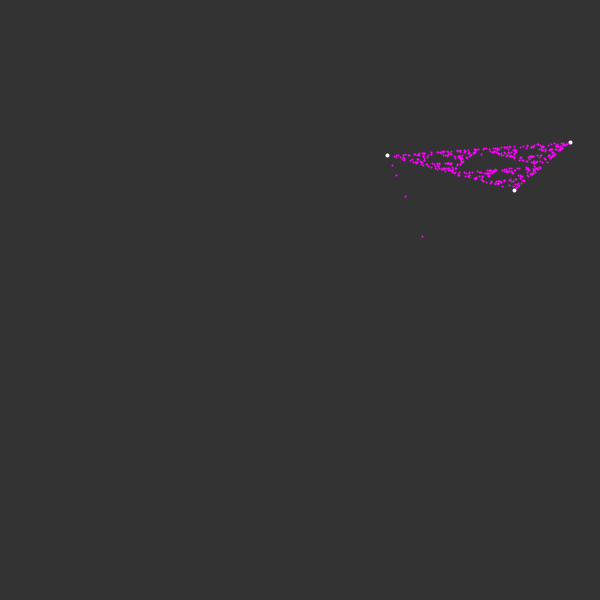
Frame 1 (no input)
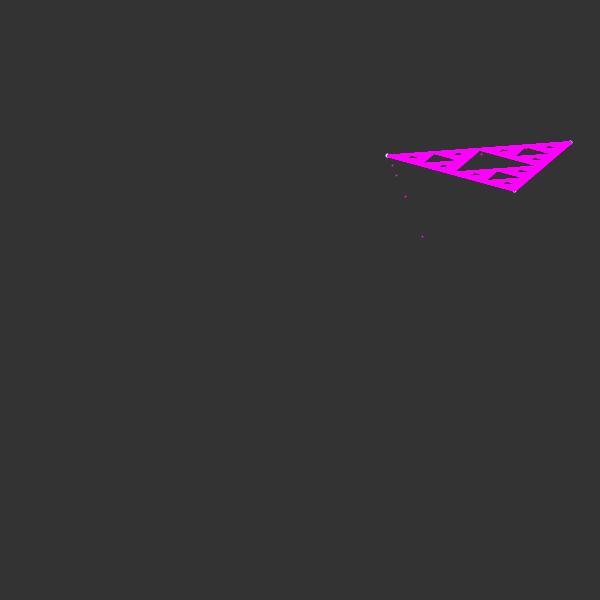
Frame 60 (the mouse pressed at the canvas centre just before this capture)
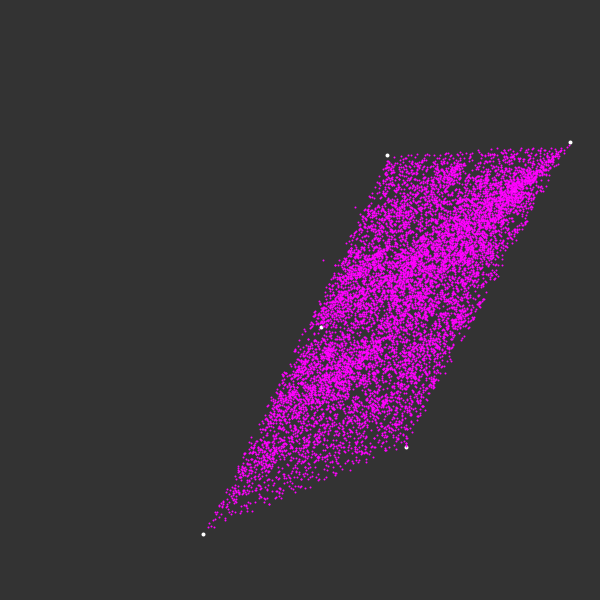
Frame 120 (the mouse held since frame 60 and released just before this capture)

The Processing sketch that drew these frames (run headless with seeded random() and noise(); from frame 60 on, the mouse is pressed at the canvas centre):

// Processing sketch: ChaosGame
// ── ChaosGame.pde
ArrayList<PVector> points = new ArrayList<PVector>();

float x, y;
PVector current;

void setup() {
  size(600, 600);
  reset();
}

void reset() {
  for (int i = 0; i < 3; i++) {
    PVector v = new PVector(random(width), random(height));
    points.add(v);
  }
  current = new PVector(random(width), random(height));

  background(51);
  stroke(255);
  strokeWeight(4);
  for (PVector p : points) {
    point(p.x, p.y);
  }
}

void draw() {
  if (frameCount % 100 == 0) {
    reset();
  }

  for (int i = 0; i < 500; i++) {
    strokeWeight(2);
    stroke(255, 0, 255);
    float rand = random(points.size());
    PVector next = points.get(int(rand));
    current.x = lerp(current.x, next.x, 0.5);
    current.y = lerp(current.y, next.y, 0.5);
    point(current.x, current.y);
  }
}
